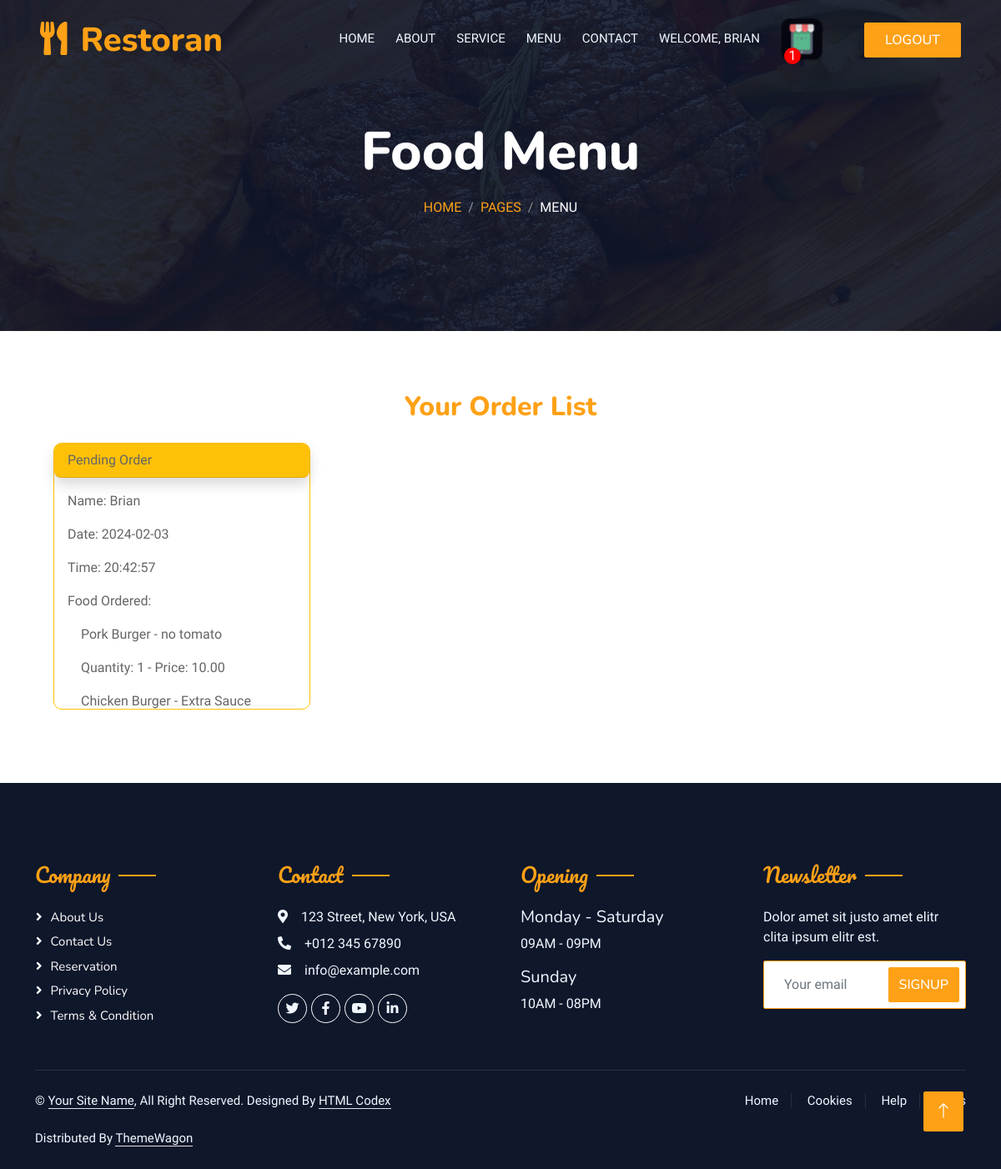
Screenshot of /user_order.php?userID=15 (signed in) with the database file from the repository.
### tables this page shows
CREATE TABLE `users` (
  `id` int(11) NOT NULL,
  `name` varchar(255) DEFAULT NULL,
  `contact_number` varchar(20) DEFAULT NULL,
  `email` varchar(255) DEFAULT NULL,
  `password` varchar(255) DEFAULT NULL,
  `address` varchar(500) NOT NULL,
  `city` varchar(500) NOT NULL,
  `state` varchar(300) NOT NULL,
  `postcode` int(11) NOT NULL,
  `updated_time` timestamp NOT NULL DEFAULT current_timestamp() ON UPDATE current_timestamp(),
  `code` varchar(10) NOT NULL
);

CREATE TABLE `menu` (
  `food_id` int(11) NOT NULL,
  `food_img` varchar(255) NOT NULL,
  `food_name` varchar(100) NOT NULL,
  `food_price` double NOT NULL,
  `food_type` varchar(50) NOT NULL,
  `food_description` varchar(200) NOT NULL,
  `food_delete` int(10) NOT NULL DEFAULT 0
);

CREATE TABLE `add_on` (
  `add_id` int(255) NOT NULL,
  `add_name` varchar(100) NOT NULL,
  `add_price` double NOT NULL,
  `food_id` int(255) NOT NULL
);

### user_order.php (the view, shortened to what this page needs)
<?php include ("connection_sql.php") ?>
<!DOCTYPE html>
<html lang="en">
<head>
    <link href="https://cdnjs.cloudflare.com/ajax/libs/font-awesome/5.10.0/css/all.min.css" rel="stylesheet">
    <link href="https://cdn.jsdelivr.net/npm/bootstrap-icons@1.4.1/font/bootstrap-icons.css" rel="stylesheet">
    <link rel="stylesheet" href="https://cdn.jsdelivr.net/npm/bootstrap@5.0.0/dist/css/bootstrap.min.css">
    <link href="lib/animate/animate.min.css" rel="stylesheet">
    <link href="lib/owlcarousel/assets/owl.carousel.min.css" rel="stylesheet">
    <link href="lib/tempusdominus/css/tempusdominus-bootstrap-4.min.css" rel="stylesheet" />
    <link href="css/bootstrap.min.css" rel="stylesheet">
    <link href="css/style.css" rel="stylesheet">
    <link href="css/test.css" rel="stylesheet">
    <link href="css/popup.css" rel="stylesheet">
</head>
<body>
<?php
    $uid = isset($_GET['userID']) ? $_GET['userID'] : null;
    $sql = "SELECT COUNT(*) AS totalRows FROM cart WHERE cart.user_id = '$uid' AND  cart.cart_food_delete = '1'";
    $result = mysqli_query($connect, $sql);
    if ($result)
    {
        $row = mysqli_fetch_assoc($result);
        $totalRows = $row['totalRows'];
    }
    $user = "SELECT * FROM users WHERE id = '$uid'";
    $user_result = mysqli_query($connect, $user);
    $row_user = mysqli_fetch_assoc($user_result);
?>
    <div class="container-xxl bg-white p-0">
        <div class="container-xxl position-relative p-0">
                <nav class="navbar navbar-expand-lg navbar-dark bg-dark px-4 px-lg-5 py-3 py-lg-0">
                    <a href="" class="navbar-brand p-0">
                        <h1 class="text-primary m-0"><i class="fa fa-utensils me-3"></i>Restoran</h1>
                    </a>
                    <div class="collapse navbar-collapse" id="navbarCollapse">
                        <div class="navbar-nav ms-auto py-0 pe-4">
                            <a href="log_index.php?userID=<?php echo $uid; ?>" class="nav-item nav-link">Home</a>
                            <a href="log_about.php?userID=<?php echo $uid; ?>" class="nav-item nav-link">About</a>
                            <a href="log_service.php?userID=<?php echo $uid; ?>" class="nav-item nav-link">Service</a>
                            <a href="log_menu.php?userID=<?php echo $uid; ?>" class="nav-item nav-link ">Menu</a>
                            <a href="log_contact.php?userID=<?php echo $uid; ?>" class="nav-item nav-link ">Contact</a>
                            <a href="login/p_profile.php?userID=<?php echo $uid?>" class="nav-item nav-link ">WELCOME, <?php echo $row_user["name"]; ?></a>
                            <img class="carticon btn py-2 px-4" src="img/cart-icon h.png" alt=""><span
                                style="position: fixed; display: flex; width: 20px;  height: 20px; background-color: red; justify-content: center; align-items: center; color: white;border-radius: 50%; position: absolute; top: 60%; right: 240px; "><?php echo $totalRows ?></span>
                        </div>
                        <a href="index.html" class="btn btn-primary py-2 px-4"style="--bs-btn-padding-y: .25rem; --bs-btn-padding-x: .5rem; --bs-btn-font-size: .75rem;" id="checkoutBtn">LogOut</a>                    </div>
                </nav>
                <div class="container-xxl py-5 bg-dark hero-header mb-5">
                    <div class="container text-center my-5 pt-5 pb-4">
                        <h1 class="display-3 text-white mb-3 animated slideInDown">Food Menu</h1>
                        <nav aria-label="breadcrumb">
                            <ol class="breadcrumb justify-content-center text-uppercase">
                                <li class="breadcrumb-item"><a href="#">Home</a></li>
                                <li class="breadcrumb-item"><a href="#">Pages</a></li>
                                <li class="breadcrumb-item text-white active" aria-current="page">Menu</li>
                            </ol>
                        </nav>
                    </div>
                </div>
            </div>
        <div class="container-fluid ">
            <br>
            <h2 class="text-primary" style="text-align: center;">Your Order List</h2>
            <div class="row justify-content-start">
                <?php
                $order = "SELECT * FROM `order` WHERE user_id = ?";
                $order_stmt = $connect->prepare($order);
                $order_stmt->bind_param("s", $uid);
                $order_stmt->execute();
                $order_result = $order_stmt->get_result();
                if ($order_result->num_rows > 0) {
                    $grouped_orders = [];
                    while ($row_order = mysqli_fetch_assoc($order_result)) {
                        $time = $row_order["or_time"];
                        $fid = $row_order["food_id"];
                        $menu = "SELECT * FROM menu WHERE food_id = ?";
                        $menu_stmt = $connect->prepare($menu);
                        $menu_stmt->bind_param("i", $fid);
                        $menu_stmt->execute();
                        $menu_result = $menu_stmt->get_result();
                        if ($menu_result->num_rows > 0) {
                            $row_menu = mysqli_fetch_assoc($menu_result);
                            $add_on_query = "SELECT * FROM add_on WHERE add_id = ?";
                            $add_on_stmt = $connect->prepare($add_on_query);
                            $add_on_stmt->bind_param("i", $fid);
                            $add_on_stmt->execute();
                            $add_on_result = $add_on_stmt->get_result();
                            if ($add_on_result->num_rows > 0) {
                                $row_addon = mysqli_fetch_assoc($add_on_result);
                                $add_on_name = $row_addon['add_name'];
                                $add_on_price = $row_addon['add_price'];
                            } else {
                                $add_on_name = "No Add-on";
                                $add_on_price = 0;
                            }
                            $order_group_key = $row_order["or_time"];
                            if (!isset($grouped_orders[$order_group_key])) {
                                $grouped_orders[$order_group_key] = [
                                    'name' => $row_user["name"],
                                    'time' => $row_order["or_time"],
                                    'foods' => []
                                ];
                            }
                            $grouped_orders[$order_group_key]['foods'][] = [
                                'food_name' => $row_menu["food_name"],
                                'food_price' => $row_menu["food_price"] + $add_on_price,
                                'food_num' => $row_order["num_food"],
                                'add_on_name' => $add_on_name,
                                'add_on_price' => $add_on_price
                            ];
                        } else {
                            echo "No menu items found for food_id: $fid";
                        }
                    }
                    if (!empty($grouped_orders)) {
                        foreach ($grouped_orders as $group) {
                            if (isset($group['time'])) {
                                $datetime = $group['time'];
                                $date = date('Y-m-d', strtotime($datetime));
                                $time = date('H:i:s', strtotime($datetime));
                            } else {
                                echo "wrong";
                            }
                ?>
                            <div class="col-md-4" style="padding-left: 3rem;">
                                <div class="card mb-3 m-3 border-warning" style="max-width: 20rem; max-height: 20rem; border-radius: 10px;">
                                    <div class="card-header shadow bg-warning" style="border-radius: 8px;">Pending Order</div>
                                    <div class="card-body" style="overflow-y: auto;">
                                        <p class="card-text">Name: <?php echo $group['name']; ?></p>
                                        <p class="card-text">Date: <?php echo $date; ?></p>
                                        <p class="card-text">Time: <?php echo $time; ?></p>
                                        <div class="card-text">Food Ordered:
                                            <div class="card-body ">
                                                <?php
                                                foreach ($group['foods'] as $food) {
                                                ?>
                                                    <p class="card-text"><?php echo $food["food_name"]; ?> - <?php echo $food["add_on_name"]; ?></p>
                                                    <p class="card-text"> Quantity: <?php echo $food["food_num"]; ?> -  Price: <?php echo number_format($food["food_price"], 2); ?></p>
                                                <?php
                                                }
                                                ?>
                                            </div>
                                        </div>
                                    </div>
                                </div>
                            </div>
                <?php
                        }
                    }
                } else {
                    echo '<div class=" text-center p-3"><p>You have no orders.</p></div><br><br>';
                }
                ?>
            </div>
            <br>
        </div>
        <div class="container-fluid bg-dark text-light footer pt-5 mt-5 wow fadeIn" data-wow-delay="0.1s">
            <div class="container py-5">
                <div class="row g-5">
                    <div class="col-lg-3 col-md-6">
                        <h4 class="section-title ff-secondary text-start text-primary fw-normal mb-4">Company</h4>
                        <a class="btn btn-link" href="">About Us</a>
                        <a class="btn btn-link" href="">Contact Us</a>
                        <a class="btn btn-link" href="">Reservation</a>
                        <a class="btn btn-link" href="">Privacy Policy</a>
                        <a class="btn btn-link" href="">Terms & Condition</a>
                    </div>
                    <div class="col-lg-3 col-md-6">
                        <h4 class="section-title ff-secondary text-start text-primary fw-normal mb-4">Contact</h4>
                        <p class="mb-2"><i class="fa fa-map-marker-alt me-3"></i>123 Street, New York, USA</p>
                        <p class="mb-2"><i class="fa fa-phone-alt me-3"></i>+012 345 67890</p>
                        <p class="mb-2"><i class="fa fa-envelope me-3"></i>info@example.com</p>
                        <div class="d-flex pt-2">
                            <a class="btn btn-outline-light btn-social" href=""><i class="fab fa-twitter"></i></a>
                            <a class="btn btn-outline-light btn-social" href=""><i class="fab fa-facebook-f"></i></a>
                            <a class="btn btn-outline-light btn-social" href=""><i class="fab fa-youtube"></i></a>
                            <a class="btn btn-outline-light btn-social" href=""><i class="fab fa-linkedin-in"></i></a>
                        </div>
                    </div>
                    <div class="col-lg-3 col-md-6">
                        <h4 class="section-title ff-secondary text-start text-primary fw-normal mb-4">Opening</h4>
                        <h5 class="text-light fw-normal">Monday - Saturday</h5>
                        <p>09AM - 09PM</p>
                        <h5 class="text-light fw-normal">Sunday</h5>
                        <p>10AM - 08PM</p>
                    </div>
                    <div class="col-lg-3 col-md-6">
                        <h4 class="section-title ff-secondary text-start text-primary fw-normal mb-4">Newsletter</h4>
                        <p>Dolor amet sit justo amet elitr clita ipsum elitr est.</p>
                        <div class="position-relative mx-auto" style="max-width: 400px;">
                            <input class="form-control border-primary w-100 py-3 ps-4 pe-5" type="text" placeholder="Your email">
                            <button type="button" class="btn btn-primary py-2 position-absolute top-0 end-0 mt-2 me-2">SignUp</button>
                        </div>
                    </div>
                </div>
            </div>
            <div class="container">
                <div class="copyright">
                    <div class="row">
                        <div class="col-md-6 text-center text-md-start mb-3 mb-md-0">
                            &copy; <a class="border-bottom" href="#">Your Site Name</a>, All Right Reserved.
							Designed By <a class="border-bottom" href="https://htmlcodex.com">HTML Codex</a><br><br>
                            Distributed By <a class="border-bottom" href="https://themewagon.com" target="_blank">ThemeWagon</a>
                        </div>
                        <div class="col-md-6 text-center text-md-end">
                            <div class="footer-menu">
                                <a href="">Home</a>
                                <a href="">Cookies</a>
                                <a href="">Help</a>
                                <a href="">FQAs</a>
                            </div>
                        </div>
                    </div>
                </div>
            </div>
        </div>
        <a href="#" class="btn btn-lg btn-primary btn-lg-square back-to-top"><i class="bi bi-arrow-up"></i></a>
    </div>
</body>
</html>

### rows the page displays
users: name "BRIAN"
menu: food_name "Pork Burger", add_on_name "no tomato", food_id "1", food_price "10.00"
add_on: food_name "Chicken Burger", add_name "Extra Sauce"

### other values shown
$totalRows "1"
$group['name'] "Brian"
$date "2024-02-03"
$time "20:42:57"
